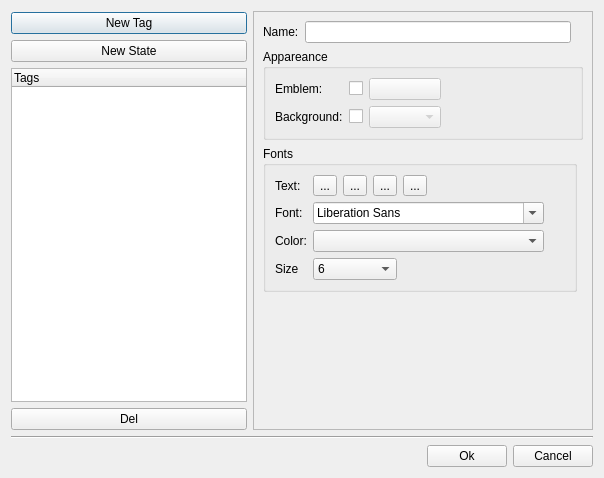
<?xml version="1.0" encoding="UTF-8"?>
<ui version="4.0">
 <class>TagFactory</class>
 <widget class="QDialog" name="TagFactory">
  <property name="geometry">
   <rect>
    <x>0</x>
    <y>0</y>
    <width>604</width>
    <height>478</height>
   </rect>
  </property>
  <property name="windowTitle">
   <string>Tag editor</string>
  </property>
  <property name="sizeGripEnabled">
   <bool>false</bool>
  </property>
  <layout class="QVBoxLayout" name="verticalLayout_3">
   <item>
    <widget class="QFrame" name="frame_4">
     <property name="frameShape">
      <enum>QFrame::NoFrame</enum>
     </property>
     <property name="frameShadow">
      <enum>QFrame::Plain</enum>
     </property>
     <layout class="QHBoxLayout" name="horizontalLayout_2">
      <property name="margin">
       <number>0</number>
      </property>
      <item>
       <widget class="QFrame" name="frame">
        <property name="maximumSize">
         <size>
          <width>400</width>
          <height>16777215</height>
         </size>
        </property>
        <property name="frameShape">
         <enum>QFrame::NoFrame</enum>
        </property>
        <property name="frameShadow">
         <enum>QFrame::Plain</enum>
        </property>
        <layout class="QVBoxLayout" name="verticalLayout_2">
         <property name="leftMargin">
          <number>0</number>
         </property>
         <property name="topMargin">
          <number>1</number>
         </property>
         <property name="rightMargin">
          <number>0</number>
         </property>
         <property name="bottomMargin">
          <number>0</number>
         </property>
         <item>
          <widget class="QPushButton" name="m_newTagButton">
           <property name="text">
            <string>New Tag</string>
           </property>
          </widget>
         </item>
         <item>
          <widget class="QPushButton" name="m_newStateButton">
           <property name="text">
            <string>New State</string>
           </property>
          </widget>
         </item>
         <item>
          <widget class="QTreeWidget" name="m_tagsTree">
           <property name="rootIsDecorated">
            <bool>true</bool>
           </property>
           <property name="animated">
            <bool>false</bool>
           </property>
           <property name="headerHidden">
            <bool>false</bool>
           </property>
           <column>
            <property name="text">
             <string notr="true">Tags</string>
            </property>
           </column>
          </widget>
         </item>
         <item>
          <widget class="QFrame" name="frame_3">
           <property name="frameShape">
            <enum>QFrame::NoFrame</enum>
           </property>
           <property name="frameShadow">
            <enum>QFrame::Plain</enum>
           </property>
           <layout class="QHBoxLayout" name="horizontalLayout_3">
            <property name="margin">
             <number>0</number>
            </property>
            <item>
             <widget class="QPushButton" name="m_delTagButton">
              <property name="text">
               <string>Del</string>
              </property>
             </widget>
            </item>
           </layout>
          </widget>
         </item>
        </layout>
       </widget>
      </item>
      <item>
       <widget class="QFrame" name="frame_2">
        <property name="sizePolicy">
         <sizepolicy hsizetype="Expanding" vsizetype="Expanding">
          <horstretch>0</horstretch>
          <verstretch>0</verstretch>
         </sizepolicy>
        </property>
        <property name="frameShape">
         <enum>QFrame::NoFrame</enum>
        </property>
        <property name="frameShadow">
         <enum>QFrame::Plain</enum>
        </property>
        <layout class="QVBoxLayout" name="verticalLayout">
         <property name="margin">
          <number>0</number>
         </property>
         <item>
          <widget class="QFrame" name="frame_5">
           <property name="frameShape">
            <enum>QFrame::StyledPanel</enum>
           </property>
           <property name="frameShadow">
            <enum>QFrame::Raised</enum>
           </property>
           <layout class="QGridLayout" name="gridLayout_2">
            <item row="0" column="0">
             <widget class="QLabel" name="label">
              <property name="text">
               <string>Name:</string>
              </property>
             </widget>
            </item>
            <item row="6" column="0" colspan="3">
             <widget class="QGroupBox" name="groupBox_2">
              <property name="title">
               <string>Fonts</string>
              </property>
              <layout class="QGridLayout" name="gridLayout">
               <item row="3" column="0">
                <widget class="QLabel" name="label_6">
                 <property name="text">
                  <string>Font:</string>
                 </property>
                </widget>
               </item>
               <item row="3" column="1" colspan="5">
                <widget class="QFontComboBox" name="m_fontText"/>
               </item>
               <item row="4" column="0">
                <widget class="QLabel" name="label_5">
                 <property name="text">
                  <string>Color:</string>
                 </property>
                </widget>
               </item>
               <item row="5" column="0">
                <widget class="QLabel" name="label_7">
                 <property name="maximumSize">
                  <size>
                   <width>100</width>
                   <height>16777215</height>
                  </size>
                 </property>
                 <property name="text">
                  <string>Size</string>
                 </property>
                </widget>
               </item>
               <item row="5" column="1" colspan="3">
                <widget class="QComboBox" name="m_sizeText">
                 <item>
                  <property name="text">
                   <string>6</string>
                  </property>
                 </item>
                 <item>
                  <property name="text">
                   <string>7</string>
                  </property>
                 </item>
                 <item>
                  <property name="text">
                   <string>8</string>
                  </property>
                 </item>
                 <item>
                  <property name="text">
                   <string>9</string>
                  </property>
                 </item>
                 <item>
                  <property name="text">
                   <string>10</string>
                  </property>
                 </item>
                 <item>
                  <property name="text">
                   <string>11</string>
                  </property>
                 </item>
                 <item>
                  <property name="text">
                   <string>12</string>
                  </property>
                 </item>
                 <item>
                  <property name="text">
                   <string>14</string>
                  </property>
                 </item>
                 <item>
                  <property name="text">
                   <string>16</string>
                  </property>
                 </item>
                 <item>
                  <property name="text">
                   <string>18</string>
                  </property>
                 </item>
                 <item>
                  <property name="text">
                   <string>20</string>
                  </property>
                 </item>
                 <item>
                  <property name="text">
                   <string>22</string>
                  </property>
                 </item>
                 <item>
                  <property name="text">
                   <string>24</string>
                  </property>
                 </item>
                 <item>
                  <property name="text">
                   <string>26</string>
                  </property>
                 </item>
                 <item>
                  <property name="text">
                   <string>28</string>
                  </property>
                 </item>
                 <item>
                  <property name="text">
                   <string>36</string>
                  </property>
                 </item>
                 <item>
                  <property name="text">
                   <string>48</string>
                  </property>
                 </item>
                </widget>
               </item>
               <item row="1" column="0">
                <widget class="QLabel" name="label_4">
                 <property name="text">
                  <string>Text:</string>
                 </property>
                </widget>
               </item>
               <item row="1" column="6">
                <spacer name="horizontalSpacer_2">
                 <property name="orientation">
                  <enum>Qt::Horizontal</enum>
                 </property>
                 <property name="sizeHint" stdset="0">
                  <size>
                   <width>40</width>
                   <height>20</height>
                  </size>
                 </property>
                </spacer>
               </item>
               <item row="1" column="1">
                <widget class="QToolButton" name="m_boldText">
                 <property name="text">
                  <string>...</string>
                 </property>
                 <property name="checkable">
                  <bool>true</bool>
                 </property>
                </widget>
               </item>
               <item row="1" column="2">
                <widget class="QToolButton" name="m_italicText">
                 <property name="text">
                  <string>...</string>
                 </property>
                 <property name="checkable">
                  <bool>true</bool>
                 </property>
                </widget>
               </item>
               <item row="1" column="3">
                <widget class="QToolButton" name="m_underlineText">
                 <property name="text">
                  <string>...</string>
                 </property>
                 <property name="checkable">
                  <bool>true</bool>
                 </property>
                </widget>
               </item>
               <item row="1" column="4">
                <widget class="QToolButton" name="m_strikeText">
                 <property name="text">
                  <string>...</string>
                 </property>
                 <property name="checkable">
                  <bool>true</bool>
                 </property>
                </widget>
               </item>
               <item row="4" column="1" colspan="5">
                <widget class="KColorCombo" name="m_colorText"/>
               </item>
              </layout>
             </widget>
            </item>
            <item row="0" column="1">
             <widget class="QLineEdit" name="m_nameTagOrState"/>
            </item>
            <item row="7" column="0">
             <spacer name="verticalSpacer">
              <property name="orientation">
               <enum>Qt::Vertical</enum>
              </property>
              <property name="sizeHint" stdset="0">
               <size>
                <width>20</width>
                <height>40</height>
               </size>
              </property>
             </spacer>
            </item>
            <item row="1" column="0" colspan="4">
             <widget class="QGroupBox" name="groupBox">
              <property name="title">
               <string>Appareance</string>
              </property>
              <layout class="QGridLayout" name="gridLayout_3">
               <item row="0" column="0">
                <widget class="QLabel" name="label_2">
                 <property name="text">
                  <string>Emblem:</string>
                 </property>
                </widget>
               </item>
               <item row="1" column="0">
                <widget class="QLabel" name="label_3">
                 <property name="text">
                  <string>Background:</string>
                 </property>
                </widget>
               </item>
               <item row="0" column="4">
                <spacer name="horizontalSpacer">
                 <property name="orientation">
                  <enum>Qt::Horizontal</enum>
                 </property>
                 <property name="sizeHint" stdset="0">
                  <size>
                   <width>40</width>
                   <height>20</height>
                  </size>
                 </property>
                </spacer>
               </item>
               <item row="1" column="1">
                <widget class="QCheckBox" name="m_withColorBackground">
                 <property name="text">
                  <string/>
                 </property>
                </widget>
               </item>
               <item row="1" column="2">
                <widget class="KColorCombo" name="m_colorItem">
                 <property name="enabled">
                  <bool>false</bool>
                 </property>
                </widget>
               </item>
               <item row="0" column="2">
                <widget class="KIconButton" name="m_iconButton">
                 <property name="enabled">
                  <bool>false</bool>
                 </property>
                </widget>
               </item>
               <item row="0" column="1">
                <widget class="QCheckBox" name="m_withIcon">
                 <property name="enabled">
                  <bool>true</bool>
                 </property>
                 <property name="text">
                  <string/>
                 </property>
                </widget>
               </item>
              </layout>
             </widget>
            </item>
           </layout>
          </widget>
         </item>
        </layout>
       </widget>
      </item>
     </layout>
    </widget>
   </item>
   <item>
    <widget class="Line" name="line">
     <property name="orientation">
      <enum>Qt::Horizontal</enum>
     </property>
    </widget>
   </item>
   <item>
    <widget class="QFrame" name="frame_6">
     <property name="frameShape">
      <enum>QFrame::NoFrame</enum>
     </property>
     <property name="frameShadow">
      <enum>QFrame::Plain</enum>
     </property>
     <layout class="QHBoxLayout" name="horizontalLayout">
      <property name="margin">
       <number>0</number>
      </property>
      <item>
       <spacer name="horizontalSpacer_3">
        <property name="orientation">
         <enum>Qt::Horizontal</enum>
        </property>
        <property name="sizeHint" stdset="0">
         <size>
          <width>40</width>
          <height>20</height>
         </size>
        </property>
       </spacer>
      </item>
      <item>
       <widget class="QPushButton" name="m_okButton">
        <property name="text">
         <string>Ok</string>
        </property>
       </widget>
      </item>
      <item>
       <widget class="QPushButton" name="m_quitButton">
        <property name="text">
         <string>Cancel</string>
        </property>
       </widget>
      </item>
     </layout>
    </widget>
   </item>
  </layout>
 </widget>
 <customwidgets>
  <customwidget>
   <class>KIconButton</class>
   <extends>QPushButton</extends>
   <header>kicondialog.h</header>
  </customwidget>
  <customwidget>
   <class>KColorCombo</class>
   <extends>QComboBox</extends>
   <header>kcolorcombo.h</header>
  </customwidget>
 </customwidgets>
 <resources/>
 <connections/>
</ui>
